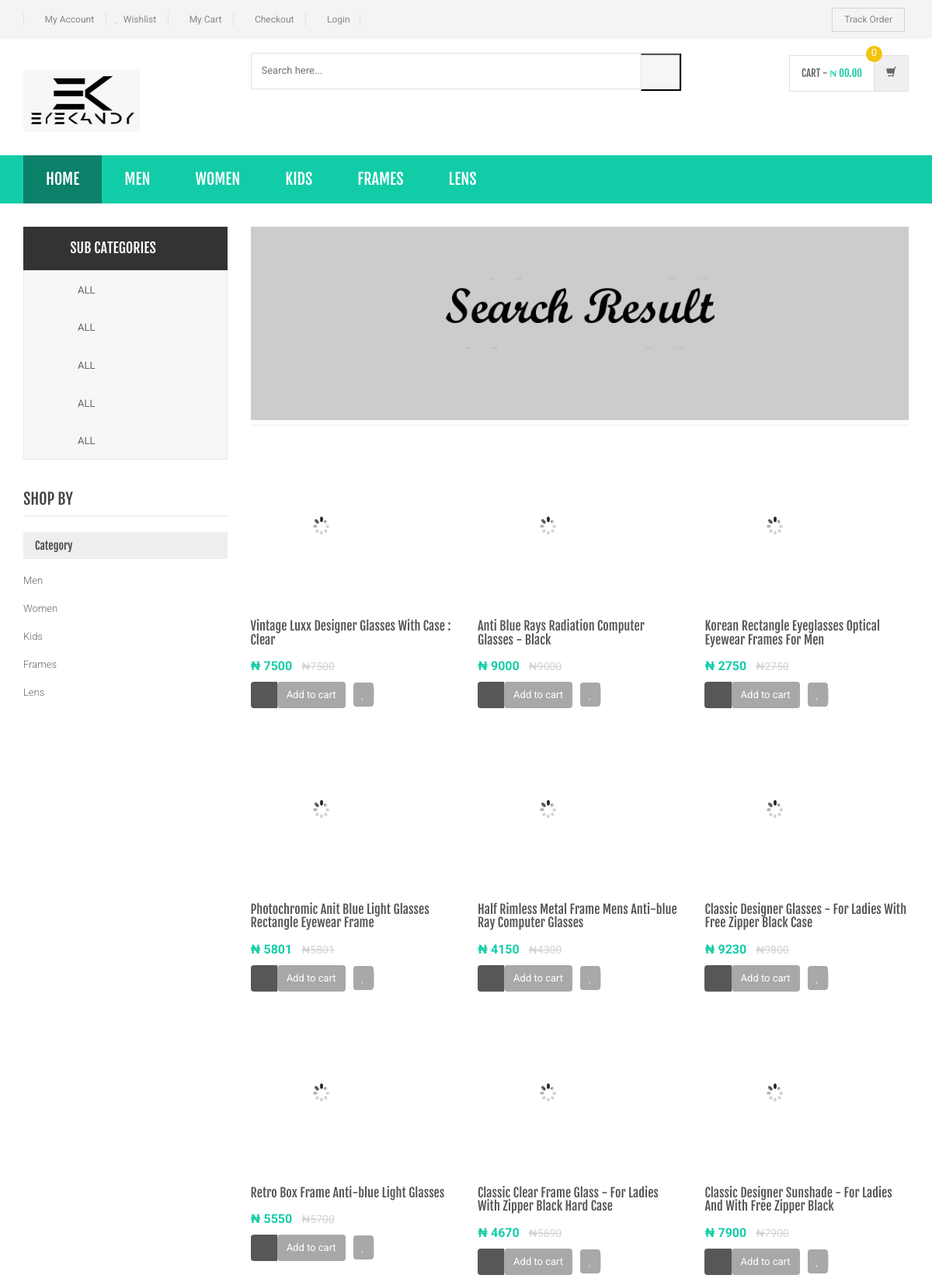
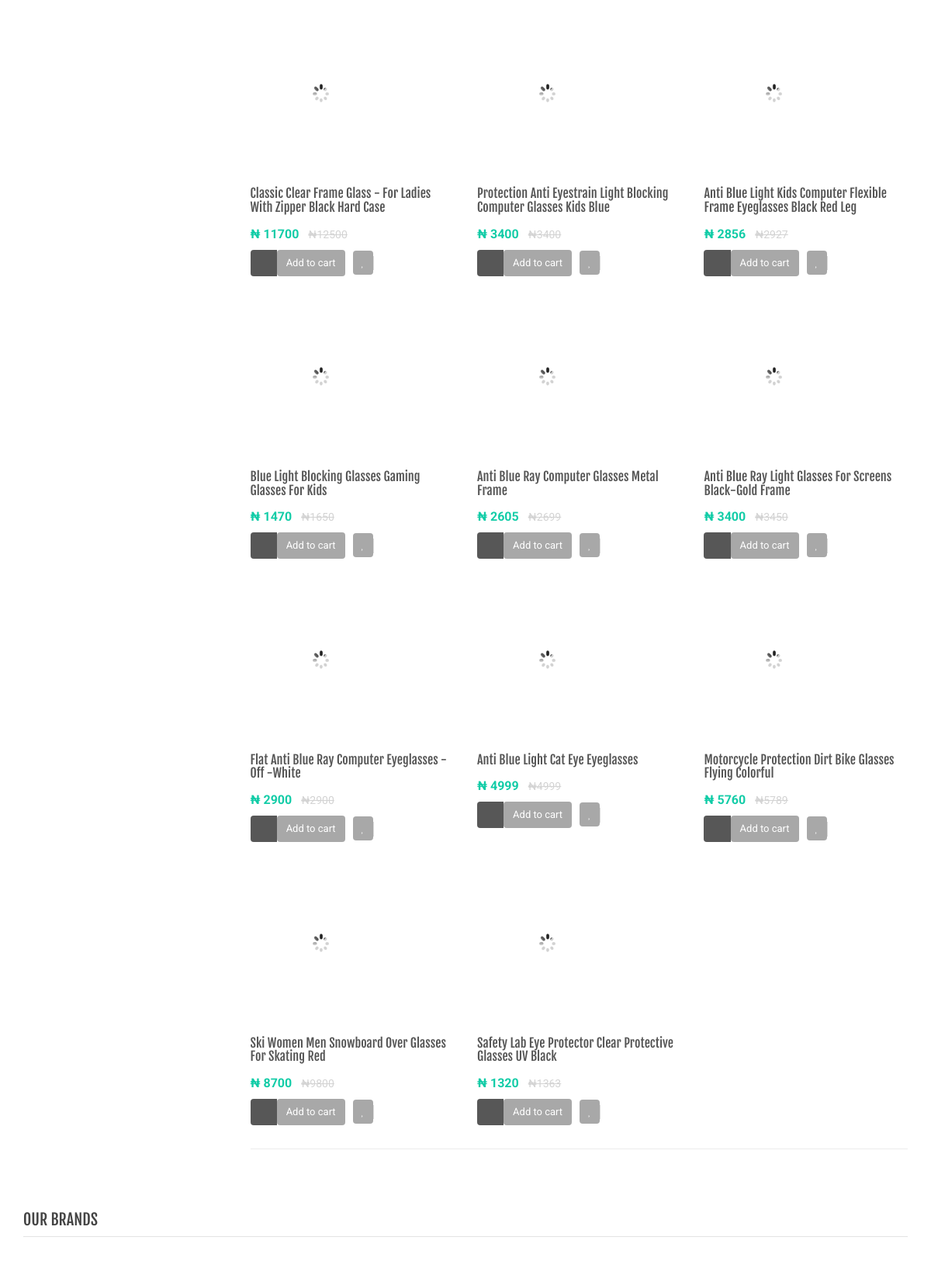
Screenshot of /search-result.php (upper part) with the database file from the repository (2 pictures, top to bottom).
### tables this page shows
CREATE TABLE `category` (
  `id` int(11) NOT NULL,
  `categoryName` varchar(255) DEFAULT NULL,
  `categoryDescription` longtext DEFAULT NULL,
  `creationDate` timestamp NOT NULL DEFAULT current_timestamp(),
  `updationDate` varchar(255) DEFAULT NULL
);

CREATE TABLE `subcategory` (
  `id` int(11) NOT NULL,
  `categoryid` int(11) DEFAULT NULL,
  `subcategory` varchar(255) DEFAULT NULL,
  `creationDate` timestamp NULL DEFAULT current_timestamp(),
  `updationDate` varchar(255) DEFAULT NULL
);

CREATE TABLE `products` (
  `id` int(11) NOT NULL,
  `category` int(11) NOT NULL,
  `subCategory` int(11) DEFAULT NULL,
  `productName` varchar(255) DEFAULT NULL,
  `productCompany` varchar(255) DEFAULT NULL,
  `productPrice` int(11) DEFAULT NULL,
  `productPriceBeforeDiscount` int(11) DEFAULT NULL,
  `productDescription` longtext DEFAULT NULL,
  `productImage1` varchar(255) DEFAULT NULL,
  `productImage2` varchar(255) DEFAULT NULL,
  `productImage3` varchar(255) DEFAULT NULL,
  `shippingCharge` int(11) DEFAULT NULL,
  `productAvailability` varchar(255) DEFAULT NULL,
  `postingDate` timestamp NULL DEFAULT current_timestamp(),
  `updationDate` varchar(255) DEFAULT NULL
);

### search-result.php (the view, shortened to what this page needs)
<?php
include('includes/config.php');
$find="%{$_POST['product']}%";
?>
<!DOCTYPE html>
<html lang="en">
	<head>
	    <link rel="stylesheet" href="assets/css/bootstrap.min.css">
	    <link rel="stylesheet" href="assets/css/main.css">
	    <link rel="stylesheet" href="assets/css/green.css">
	    <link rel="stylesheet" href="assets/css/owl.carousel.css">
		<link rel="stylesheet" href="assets/css/owl.transitions.css">
		<link href="assets/css/lightbox.css" rel="stylesheet">
		<link rel="stylesheet" href="assets/css/animate.min.css">
		<link rel="stylesheet" href="assets/css/rateit.css">
		<link rel="stylesheet" href="assets/css/bootstrap-select.min.css">
		<link rel="stylesheet" href="assets/css/config.css">
		<link href="assets/css/green.css" rel="alternate stylesheet" title="Green color">
		<link href="assets/css/blue.css" rel="alternate stylesheet" title="Blue color">
		<link href="assets/css/red.css" rel="alternate stylesheet" title="Red color">
		<link href="assets/css/orange.css" rel="alternate stylesheet" title="Orange color">
		<link href="assets/css/dark-green.css" rel="alternate stylesheet" title="Darkgreen color">
		<link rel="stylesheet" href="assets/css/font-awesome.min.css">
	</head>
    <body class="cnt-home">
<header class="header-style-1">
<?php include('includes/top-header.php');?>
<?php include('includes/main-header.php');?>
<?php include('includes/menu-bar.php');?>
</header>
<div class="body-content outer-top-xs">
	<div class='container'>
		<div class='row outer-bottom-sm'>
			<div class='col-md-3 sidebar'>
<div class="side-menu animate-dropdown outer-bottom-xs">
<div class="side-menu animate-dropdown outer-bottom-xs">
    <div class="head"><i class="icon fa fa-align-justify fa-fw"></i>Sub Categories</div>
    <nav class="yamm megamenu-horizontal" role="navigation">
        <ul class="nav">
            <li class="dropdown menu-item">
              <?php $sql=mysqli_query($con,"select id,subcategory  from subcategory");
while($row=mysqli_fetch_array($sql))
{
    ?>
                <a href="sub-category.php?scid=<?php echo $row['id'];?>" class="dropdown-toggle"><i class="icon fa fa-desktop fa-fw"></i>
                <?php echo $row['subcategory'];?></a>
                <?php }?>
</li>
</ul>
    </nav>
</div>
</div>
	            <div class="sidebar-module-container">
	            	<h3 class="section-title">shop by</h3>
	            	<div class="sidebar-filter">
<div class="sidebar-widget wow fadeInUp outer-bottom-xs ">
	<div class="widget-header m-t-20">
		<h4 class="widget-title">Category</h4>
	</div>
	<div class="sidebar-widget-body m-t-10">
	         <?php $sql=mysqli_query($con,"select id,categoryName  from category");
while($row=mysqli_fetch_array($sql))
{
    ?>
		<div class="accordion">
	    	<div class="accordion-group">
	            <div class="accordion-heading">
	                <a href="category.php?cid=<?php echo $row['id'];?>"  class="accordion-toggle collapsed">
	                   <?php echo $row['categoryName'];?>
	                </a>
	            </div>
	        </div>
	    </div>
	    <?php } ?>
	</div>
</div>
	            	</div>
	            </div>
            </div>
			<div class='col-md-9'>
	<div id="category" class="category-carousel hidden-xs">
		<div class="item">
			<div class="image">
				<img src="assets/images/banners/cat-banner-3.jpg" alt="" class="img-responsive">
			</div>
		</div>
</div>
				<div class="search-result-container">
					<div id="myTabContent" class="tab-content">
						<div class="tab-pane active " id="grid-container">
							<div class="category-product  inner-top-vs">
								<div class="row">
			<?php
$ret=mysqli_query($con,"select * from products where productName like '$find'");
$num=mysqli_num_rows($ret);
if($num>0)
{
while ($row=mysqli_fetch_array($ret))
{?>
		<div class="col-sm-6 col-md-4 wow fadeInUp">
			<div class="products">
	<div class="product">
		<div class="product-image">
			<div class="image">
				<a href="product-details.php?pid=<?php echo htmlentities($row['id']);?>"><img  src="assets/images/blank.gif" data-echo="admin/productimages/<?php echo htmlentities($row['id']);?>/<?php echo htmlentities($row['productImage1']);?>" alt="" width="180" height="200"></a>
			</div>
		</div>
		<div class="product-info text-left">
			<h3 class="name"><a href="product-details.php?pid=<?php echo htmlentities($row['id']);?>"><?php echo htmlentities($row['productName']);?></a></h3>
			<div class="product-price">
				<span class="price">
					₦ <?php echo htmlentities($row['productPrice']);?>			</span>
										     <span class="price-before-discount">₦<?php echo htmlentities($row['productPriceBeforeDiscount']);?></span>
			</div>
		</div>
					<div class="cart clearfix animate-effect">
				<div class="action">
					<ul class="list-unstyled">
						<li class="add-cart-button btn-group">
							<button class="btn btn-primary icon" data-toggle="dropdown" type="button">
								<i class="fa fa-shopping-cart"></i>
							</button>
							<a href="category.php?page=product&action=add&id=<?php echo $row['id']; ?>">
							<button class="btn btn-primary" type="button">Add to cart</button></a>
						</li>
		                <li class="lnk wishlist">
							<a class="add-to-cart" href="category.php?pid=<?php echo htmlentities($row['id'])?>&&action=wishlist" title="Wishlist">
								 <i class="icon fa fa-heart"></i>
							</a>
						</li>
					</ul>
				</div>
			</div>
			</div>
			</div>
		</div>
	  <?php } } else {?>
		<div class="col-sm-6 col-md-4 wow fadeInUp"> <h3>No Product Found</h3>
		</div>
<?php } ?>
										</div>
							</div>
						</div>
				</div>
			</div>
		</div></div>
		<?php include('includes/brands-slider.php');?>
</div>
</div>
</body>
</html>

### includes/menu-bar.php (shortened to what this page needs)
<div class="header-nav animate-dropdown">
    <div class="container">
        <div class="yamm navbar navbar-default" role="navigation">
            <div class="nav-bg-class">
                <div class="navbar-collapse collapse" id="mc-horizontal-menu-collapse">
	<div class="nav-outer">
		<ul class="nav navbar-nav">
			<li class="active dropdown yamm-fw">
				<a href="index.php" data-hover="dropdown" class="dropdown-toggle">Home</a>
			</li>
              <?php $sql=mysqli_query($con,"select id,categoryName  from category limit 6");
while($row=mysqli_fetch_array($sql))
{
    ?>
			<li class="dropdown yamm">
				<a href="category.php?cid=<?php echo $row['id'];?>"> <?php echo $row['categoryName'];?></a>
			</li>
			<?php } ?>
		</ul>
		<div class="clearfix"></div>
	</div>
</div>
            </div>
        </div>
    </div>
</div>

### assets/css/green.css (style rules this page uses)
body { background-color:#fff; color:#666; }
h1, h2, h3, h4, h5, h6 { color:#444; }
a, a:visited { color:#C1392B; }

### assets/css/lightbox.css (style rules this page uses)
body:after { content: url(../images/close.png) url(../images/loading.gif) url(../images/prev.png) url(../images/next.png); display: none; }

### assets/css/blue.css (style rules this page uses)
a { color: #3498db; }
.header-style-1 .header-nav { background: #3498db; }
.cnt-home .header-style-1 .header-nav .navbar .navbar-nav > li.active { background: #1d6ca1; }
.product .product-info .product-price .price { color: #3498db; }
.sidebar .sidebar-module-container .sidebar-widget .sidebar-widget-body .accordion .accordion-group .accordion-heading .accordion-toggle, .sidebar .sidebar-module-container .sidebar-widget .sidebar-widget-body .accordion .accordion-group .accordion-heading .accordion-toggle:hover, .sidebar .sidebar-module-container .sidebar-widget .sidebar-widget-body .accordion .accordion-group .accordion-heading .accordion-toggle:focus, .sidebar .sidebar-module-container .sidebar-widget .sidebar-widget-body .accordion .accordion-group .accordion-heading .accordion-toggle:after { color: #3498db; }

### assets/css/red.css (style rules this page uses)
a { color: #ff6c6c; }
.header-style-1 .header-nav { background: #ff6c6c; }
.cnt-home .header-style-1 .header-nav .navbar .navbar-nav > li.active { background: #ff1a1a; }
.product .product-info .product-price .price { color: #ff6c6c; }
.sidebar .sidebar-module-container .sidebar-widget .sidebar-widget-body .accordion .accordion-group .accordion-heading .accordion-toggle, .sidebar .sidebar-module-container .sidebar-widget .sidebar-widget-body .accordion .accordion-group .accordion-heading .accordion-toggle:hover, .sidebar .sidebar-module-container .sidebar-widget .sidebar-widget-body .accordion .accordion-group .accordion-heading .accordion-toggle:focus, .sidebar .sidebar-module-container .sidebar-widget .sidebar-widget-body .accordion .accordion-group .accordion-heading .accordion-toggle:after { color: #ff6c6c; }

### assets/css/orange.css (style rules this page uses)
a { color: #f39c12; }
.header-style-1 .header-nav { background: #f39c12; }
.cnt-home .header-style-1 .header-nav .navbar .navbar-nav > li.active { background: #ab6c09; }
.product .product-info .product-price .price { color: #f39c12; }
.sidebar .sidebar-module-container .sidebar-widget .sidebar-widget-body .accordion .accordion-group .accordion-heading .accordion-toggle, .sidebar .sidebar-module-container .sidebar-widget .sidebar-widget-body .accordion .accordion-group .accordion-heading .accordion-toggle:hover, .sidebar .sidebar-module-container .sidebar-widget .sidebar-widget-body .accordion .accordion-group .accordion-heading .accordion-toggle:focus, .sidebar .sidebar-module-container .sidebar-widget .sidebar-widget-body .accordion .accordion-group .accordion-heading .accordion-toggle:after { color: #f39c12; }

### assets/css/dark-green.css (style rules this page uses)
body { background-color:#fff; color:#666; }
h1, h2, h3, h4, h5, h6 { color:#444; }
a, a:visited { color:#C1392B; }

### rows the page displays
category: categoryName "MEN", categoryName "Men"
category: categoryName "WOMEN", categoryName "Women"
category: categoryName "KIDS", categoryName "Kids"
category: categoryName "FRAMES", categoryName "Frames"
category: categoryName "LENS", categoryName "Lens"
subcategory: subcategory "ALL"
subcategory: subcategory "ALL"
subcategory: subcategory "ALL"
subcategory: subcategory "ALL"
subcategory: subcategory "ALL"
products: productName "Vintage Luxx Designer Glasses With Case : Clear", productPrice "7500", productPriceBeforeDiscount "7500"
products: productName "Anti Blue Rays Radiation Computer Glasses - Black", productPrice "9000", productPriceBeforeDiscount "9000"
products: productName "Korean Rectangle Eyeglasses Optical Eyewear Frames For Men", productPrice "2750", productPriceBeforeDiscount "2750"
products: productName "Photochromic Anit Blue Light Glasses Rectangle Eyewear Frame", productPrice "5801", productPriceBeforeDiscount "5801"
products: productName "Half Rimless Metal Frame Mens Anti-blue Ray Computer Glasses", productPrice "4150", productPriceBeforeDiscount "4300"
products: productName "Classic Designer Glasses - For Ladies With Free Zipper Black Case", productPrice "9230", productPriceBeforeDiscount "9800"
products: productName "Retro Box Frame Anti-blue Light Glasses", productPrice "5550", productPriceBeforeDiscount "5700"
products: productName "Classic Clear Frame Glass - For Ladies With Zipper Black Hard Case", productPrice "4670", productPriceBeforeDiscount "5690"
products: productName "Classic Designer Sunshade - For Ladies And With Free Zipper Black", productPrice "7900", productPriceBeforeDiscount "7900"
products: productName "Classic Clear Frame Glass - For Ladies With Zipper Black Hard Case", productPrice "11700", productPriceBeforeDiscount "12500"
products: productName "Protection Anti Eyestrain Light Blocking Computer Glasses Kids Blue", productPrice "3400", productPriceBeforeDiscount "3400"
products: productName "Anti Blue Light Kids Computer Flexible Frame Eyeglasses Black Red Leg", productPrice "2856", productPriceBeforeDiscount "2927"
products: productName "Blue Light Blocking Glasses Gaming Glasses For Kids", productPrice "1470", productPriceBeforeDiscount "1650"
products: productName "Anti Blue Ray Computer Glasses Metal Frame", productPrice "2605", productPriceBeforeDiscount "2699"
products: productName "Anti Blue Ray Light Glasses For Screens Black-Gold Frame", productPrice "3400", productPriceBeforeDiscount "3450"
products: productName "Flat Anti Blue Ray Computer Eyeglasses - Off -White", productPrice "2900", productPriceBeforeDiscount "2900"
products: productName "Anti Blue Light Cat Eye Eyeglasses", productPrice "4999", productPriceBeforeDiscount "4999"
products: productName "Motorcycle Protection Dirt Bike Glasses Flying Colorful", productPrice "5760", productPriceBeforeDiscount "5789"
products: productName "Ski Women Men Snowboard Over Glasses For Skating Red", productPrice "8700", productPriceBeforeDiscount "9800"
products: productName "Safety Lab Eye Protector Clear Protective Glasses UV Black", productPrice "1320", productPriceBeforeDiscount "1363"
